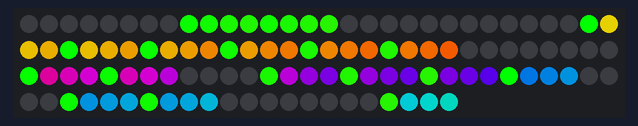
The sketch below on a simulated Arduino Uno, built with avr-gcc and run on an emulated ATmega328P. Parts: 112 RGB LEDs in strip order, left to right, continuing on the next row. Colours are those a GRB WS2812 strip shows for the declared byte order; the local clock reads 2024-03-15 10:24:30 at power-on unless the sketch sets it.

Above: at 0.1 s.

The sketch:

clock_project.ino
```cpp
#include <Wire.h>
#include <DS3231.h>
#include <FastLED.h>


/*
TODO:
-make functions for repetitive actions
-make a 2d const bool array to map to bool arrays to avoid redundancy
-use millis() function to control rainbow effect
- CLEAR SEGMENT ARRAYS BEFORE WRITING -> memset(bool_arr, 0, sizeof(bool_arr))
*/

#define DATA_PIN 4
#define NUM_LEDS 112
#define SECOND_DIGIT 28
#define THIRD_DIGIT 56
#define FOURTH_DIGIT 84
#define DEBUG 0

bool tens_hours[7];
bool ones_hours[7];
bool tens_minutes[7];
bool ones_minutes[7];

DS3231 clock;
RTCDateTime dt;


CRGB leds[NUM_LEDS];

void setDigit(bool logic_arr[], int num) {
  switch (num) {
    case 0:
      logic_arr[0] = 1;
      logic_arr[1] = 1;
      logic_arr[2] = 1;
      logic_arr[3] = 1;
      logic_arr[4] = 1;
      logic_arr[5] = 1;
      logic_arr[6] = 0;
      break;

    case 1:
      logic_arr[0] = 0;
      logic_arr[1] = 0;
      logic_arr[2] = 1;
      logic_arr[3] = 1;
      logic_arr[4] = 0;
      logic_arr[5] = 0;
      logic_arr[6] = 0;
      break;

    case 2:
      logic_arr[0] = 0;
      logic_arr[1] = 1;
      logic_arr[2] = 1;
      logic_arr[3] = 0;
      logic_arr[4] = 1;
      logic_arr[5] = 1;
      logic_arr[6] = 1;
      break;

    case 3:
      logic_arr[0] = 0;
      logic_arr[1] = 1;
      logic_arr[2] = 1;
      logic_arr[3] = 1;
      logic_arr[4] = 1;
      logic_arr[5] = 0;
      logic_arr[6] = 1;
      break;

    case 4:
      logic_arr[0] = 1;
      logic_arr[1] = 0;
      logic_arr[2] = 1;
      logic_arr[3] = 1;
      logic_arr[4] = 0;
      logic_arr[5] = 0;
      logic_arr[6] = 1;
      break;

    case 5:
      logic_arr[0] = 1;
      logic_arr[1] = 1;
      logic_arr[2] = 0;
      logic_arr[3] = 1;
      logic_arr[4] = 1;
      logic_arr[5] = 0;
      logic_arr[6] = 1;
      break;

    case 6:
      logic_arr[0] = 1;
      logic_arr[1] = 1;
      logic_arr[2] = 0;
      logic_arr[3] = 1;
      logic_arr[4] = 1;
      logic_arr[5] = 1;
      logic_arr[6] = 1;
      break;

    case 7:
      logic_arr[0] = 0;
      logic_arr[1] = 1;
      logic_arr[2] = 1;
      logic_arr[3] = 1;
      logic_arr[4] = 0;
      logic_arr[5] = 0;
      logic_arr[6] = 0;
      break;

    case 8:
      logic_arr[0] = 1;
      logic_arr[1] = 1;
      logic_arr[2] = 1;
      logic_arr[3] = 1;
      logic_arr[4] = 1;
      logic_arr[5] = 1;
      logic_arr[6] = 1;
      break;

    case 9:
      logic_arr[0] = 1;
      logic_arr[1] = 1;
      logic_arr[2] = 1;
      logic_arr[3] = 1;
      logic_arr[4] = 0;
      logic_arr[5] = 0;
      logic_arr[6] = 1;
      break;

    default:
      break;
  }
}

  void setup() {
  Serial.begin(9600);
  clock.begin();

  FastLED.addLeds<WS2812, DATA_PIN>(leds, NUM_LEDS);

  //clock.setDateTime(2026, 1 ,1, 15, 34, 20);
}

void loop() {
  dt = clock.getDateTime();

#if DEBUG
  Serial.print(dt.hour);
  Serial.print(":");
  Serial.print(dt.minute);
  Serial.print(":");
  Serial.println(dt.second);
  delay(1000);
#endif

  //clear arrays
  memset(tens_hours, 0, sizeof(tens_hours));
  memset(ones_hours, 0, sizeof(tens_hours));
  memset(tens_minutes, 0, sizeof(tens_hours));
  memset(ones_minutes, 0, sizeof(tens_hours));


  // get boolean data
  setDigit(tens_hours, dt.hour/10);
  setDigit(ones_hours, dt.hour%10);
  setDigit(tens_minutes, dt.minute/10);
  setDigit(ones_minutes, dt.minute%10);
  //read boolean data into leds array

  for (int i = 0; i < 7; i++) {
    if (tens_hours[i]) {
      leds[(i * 4)] = ColorFromPalette(RainbowColors_p, i * 255 / NUM_LEDS);
      leds[(i * 4) + 1] = ColorFromPalette(RainbowColors_p, (i + 1) * 255 / NUM_LEDS);
      leds[(i * 4) + 2] = ColorFromPalette(RainbowColors_p, (i + 2) * 255 / NUM_LEDS);
      leds[(i * 4) + 3] = ColorFromPalette(RainbowColors_p, (i + 3) * 255 / NUM_LEDS);
    }

    else {
      leds[(i * 4)] = CRGB::Black;
      leds[(i * 4) + 1] = CRGB::Black;
      leds[(i * 4) + 2] = CRGB::Black;
      leds[(i * 4) + 3] = CRGB::Black;
    }
  }

  for (int i = 0; i < 7; i++) {
    if (ones_hours[i]) {
      leds[(i * 4) + SECOND_DIGIT] = ColorFromPalette(RainbowColors_p, i * 255 / NUM_LEDS);
      leds[(i * 4) + 1 + SECOND_DIGIT] = ColorFromPalette(RainbowColors_p, (i + 1 + SECOND_DIGIT) * 255 / NUM_LEDS);
      leds[(i * 4) + 2 + SECOND_DIGIT] = ColorFromPalette(RainbowColors_p, (i + 2 + SECOND_DIGIT) * 255 / NUM_LEDS);
      leds[(i * 4) + 3 + SECOND_DIGIT] = ColorFromPalette(RainbowColors_p, (i + 3 + SECOND_DIGIT) * 255 / NUM_LEDS);
    }

    else {
      leds[(i * 4) + SECOND_DIGIT] = CRGB::Black;
      leds[(i * 4) + 1 + SECOND_DIGIT] = CRGB::Black;
      leds[(i * 4) + 2 + SECOND_DIGIT] = CRGB::Black;
      leds[(i * 4) + 3 + SECOND_DIGIT] = CRGB::Black;
    }
  }

  for (int i = 0; i < 7; i++) {
    if (tens_minutes[i]) {
      leds[(i * 4) + THIRD_DIGIT] = ColorFromPalette(RainbowColors_p, i * 255 / NUM_LEDS);
      leds[(i * 4) + 1 + THIRD_DIGIT] = ColorFromPalette(RainbowColors_p, (i + 1 + THIRD_DIGIT) * 255 / NUM_LEDS);
      leds[(i * 4) + 2 + THIRD_DIGIT] = ColorFromPalette(RainbowColors_p, (i + 2 + THIRD_DIGIT) * 255 / NUM_LEDS);
      leds[(i * 4) + 3 + THIRD_DIGIT] = ColorFromPalette(RainbowColors_p, (i + 3 + THIRD_DIGIT) * 255 / NUM_LEDS);
    }

    else {
      leds[(i * 4) + THIRD_DIGIT] = CRGB::Black;
      leds[(i * 4) + 1 + THIRD_DIGIT] = CRGB::Black;
      leds[(i * 4) + 2 + THIRD_DIGIT] = CRGB::Black;
      leds[(i * 4) + 3 + THIRD_DIGIT] = CRGB::Black;
    }
  }

  for (int i = 0; i < 7; i++) {
    if (ones_minutes[i]) {
      leds[(i * 4) + FOURTH_DIGIT] = ColorFromPalette(RainbowColors_p, i * 255 / NUM_LEDS);
      leds[(i * 4) + 1 + FOURTH_DIGIT] = ColorFromPalette(RainbowColors_p, (i + 1 + FOURTH_DIGIT) * 255 / NUM_LEDS);
      leds[(i * 4) + 2 + FOURTH_DIGIT] = ColorFromPalette(RainbowColors_p, (i + 2 + FOURTH_DIGIT) * 255 / NUM_LEDS);
      leds[(i * 4) + 3 + FOURTH_DIGIT] = ColorFromPalette(RainbowColors_p, (i + 3 + FOURTH_DIGIT) * 255 / NUM_LEDS);
    }

    else {
      leds[(i * 4) + FOURTH_DIGIT] = CRGB::Black;
      leds[(i * 4) + 1 + FOURTH_DIGIT] = CRGB::Black;
      leds[(i * 4) + 2 + FOURTH_DIGIT] = CRGB::Black;
      leds[(i * 4) + 3 + FOURTH_DIGIT] = CRGB::Black;
    }
  }


  FastLED.show();
}
```
